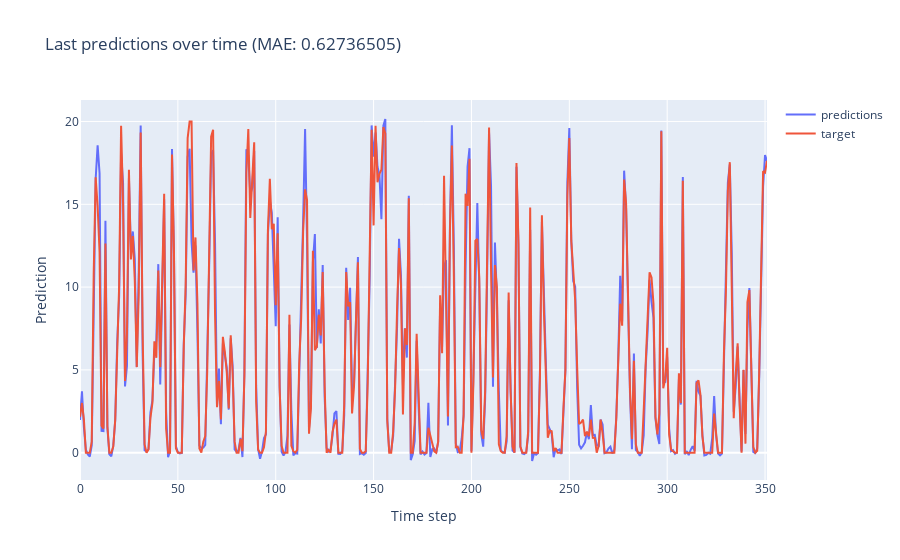

The cell this chart's notebook holds for it:
### Code cell
#test whole dataset
full = TrafficDataset(seq_len=6, exclude_timestamps=timestamps, freqency="1h", predict_hour=1, inc=2)

# Create a DataLoader
dataloader2 = DataLoader(full, batch_size=1, num_workers=0)

predictions = [] 
ys = []   
with torch.no_grad():
    for x, y in dataloader2:
        # Append only the last prediction of each sequence
        predictions.append(ltc_model(x)[0].numpy()[:, -1, :])
        ys.append(y.numpy()[:, -1, :])

predictions = np.concatenate(predictions, axis=0)
ys = np.concatenate(ys, axis=0)

# Plot the predictions using plotly
import plotly.graph_objects as go

from sklearn.metrics import mean_absolute_error

# Compute the MAE
mae = mean_absolute_error(ys.flatten(), predictions.flatten())
print("Mean Absolute Error:", mae)

fig = go.Figure()
fig.add_trace(go.Scatter(y=predictions.flatten(),
                    mode='lines',
                    name='predictions'))
fig.add_trace(go.Scatter(y=ys.flatten(),
                    mode='lines',
                    name='target'))

fig.update_layout(
    xaxis_title='Time step',
    yaxis_title='Prediction',
    title='Last predictions over time (MAE: ' + str(mae) + ')'
)

fig.show()

### Figure 1 — Plotly figure (JSON) as saved in the notebook; plotly's stock layout.template omitted (floating-point values rounded to 4 significant figures; data arrays with more than 128 entries replaced by an {"elided": "..."} marker saying what was removed)
{"data": [{"mode": "lines", "name": "predictions", "type": "scatter", "y": {"elided": "352 float values"}}, {"mode": "lines", "name": "target", "type": "scatter", "y": {"elided": "352 float values"}}], "layout": {"title": {"text": "Last predictions over time (MAE: 0.62736505)"}, "xaxis": {"title": {"text": "Time step"}}, "yaxis": {"title": {"text": "Prediction"}}}}
